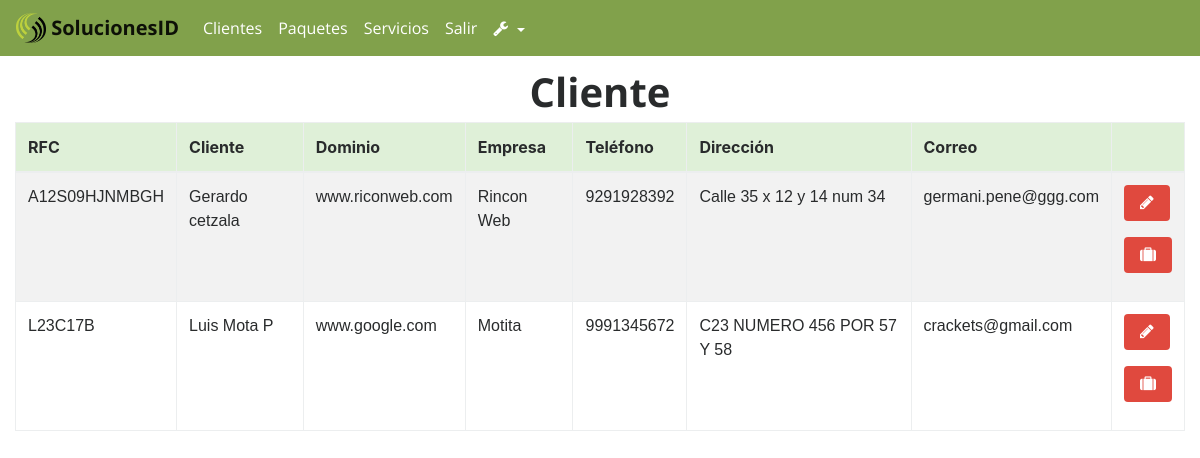
Before: /index.php?action=RegistrosClientes (signed in) with the older database file.
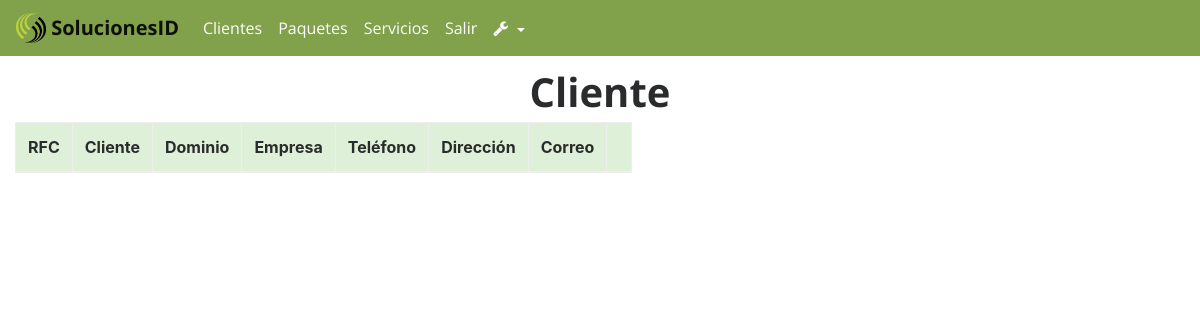
After: the same page with the newer database file.
### tables this page shows
CREATE TABLE `Cliente` (
  `RFC` varchar(13) NOT NULL,
  `nombreCliente` varchar(120) DEFAULT NULL,
  `dominio` varchar(250) DEFAULT NULL,
  `nombreEmpresa` varchar(60) DEFAULT NULL,
  `telefonoClienteEmpresa` varchar(15) NOT NULL,
  `direccionClienteEmpresa` varchar(200) DEFAULT NULL,
  `correoClienteEmpresa` varchar(100) DEFAULT NULL
);

### models/conexionBD.php (called while the page is built)
<?php
class Conexion{
	public static function conectar(){
		$link = new PDO("mysql:host=localhost;dbname=u700675089_soluc","root","ger3uicab");
		return $link;
	}
}
?>

### models/ModelCliente.php (called while the page is built, shortened)
<?php
require_once "conexionBD.php";
class ModelCliente extends Conexion{
	public static function visualizarClienteModel(){
		$stmt = Conexion::conectar()->prepare("SELECT RFC,nombreCliente, dominio,nombreEmpresa,telefonoClienteEmpresa,direccionClienteEmpresa,correoClienteEmpresa FROM Cliente");
		$stmt->execute();
		return $stmt->fetchAll();
	}
}
?>

### controllers/controllerAdministrador.php (called while the page is built, shortened)
<?php
class ControllerAdministrador{
	public function pagina(){
		include "views/template.php";
	}
	public function enlacesPaginasController(){
		if(isset( $_GET['action'])){
			$enlaces = $_GET['action'];
		}
		else{
			$enlaces = "index";
		}
		$respuesta = Paginas::enlacesPaginasModel($enlaces);
		include $respuesta;
	}
}
?>

### index.php (called while the page is built, shortened)
<?php
require_once 'models/ModelCliente.php';
require_once "controllers/controllerAdministrador.php";
require_once 'controllers/controllerCliente.php';
$mvc = new ControllerAdministrador();
$mvc -> pagina();
?>

### controllers/controllerCliente.php (the view, shortened to what this page needs)
<?php
 class MvcControllerCliente{
	public function visualizarClienteController(){
		$respuesta = ModelCliente::visualizarClienteModel();
		foreach($respuesta as $row => $item){
		echo'<tr>
				<td>'.$item["RFC"].'</td>
				<td>'.$item["nombreCliente"].'</td>
				<td>'.$item["dominio"].'</td>
				<td>'.$item["nombreEmpresa"].'</td>
				<td>'.$item["telefonoClienteEmpresa"].'</td>
				<td>'.$item["direccionClienteEmpresa"].'</td>
				<td>'.$item["correoClienteEmpresa"].'</td>
				<td>
				<p><a href="index.php?action=EditarCliente&RFC='.$item["RFC"].'"><button class="btn btn-outline-primary" ><i class="fa fa-pencil" aria-hidden="true"></i></button></a>
				</p>
				<p><a href="index.php?action=AgregarServicio&RFC='.$item["RFC"].'"><button class="btn btn-outline-primary" ><i class="fa fa-suitcase" aria-hidden="true"></i></button></a>
				</p>
				</td>
				</tr>';
		}
	}
}
 ?>

Changed rows visible on the page:
removed cliente: RFC "A12S09HJNMBGH", nombreCliente "Gerardo cetzala", dominio "www.riconweb.com", nombreEmpresa "Rincon Web", telefonoClienteEmpresa "9291928392", direccionClienteEmpresa "Calle 35 x 12 y 14 num 34", correoClienteEmpresa "germani.pene@ggg.com"
removed cliente: RFC "L23C17B", nombreCliente "Luis Mota P", dominio "www.google.com", nombreEmpresa "Motita", telefonoClienteEmpresa "9991345672", direccionClienteEmpresa "C23 NUMERO 456 POR 57 Y 58", correoClienteEmpresa "crackets@gmail.com"
